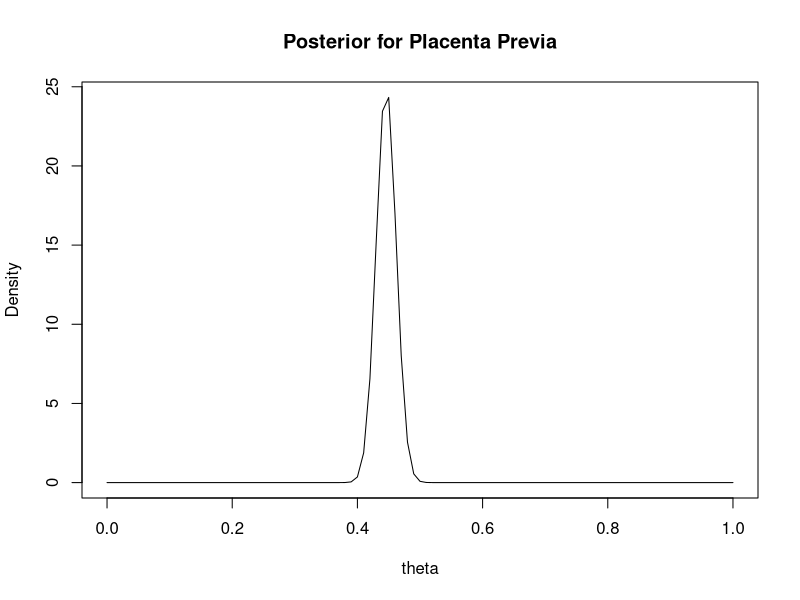
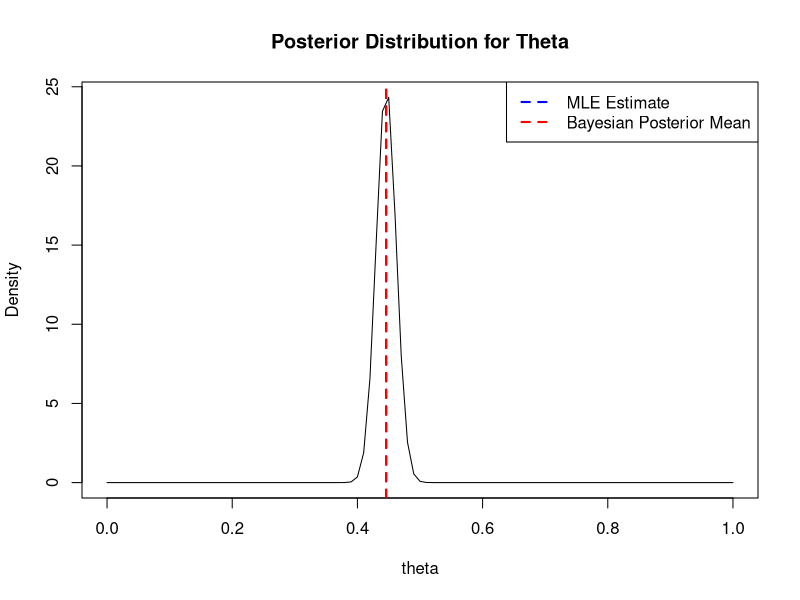

Here is the R script that generated these plots, in order:
# Probability of a girl birth given placenta previa

# As a specific example of a factor that may influence the sex ratio,
# we consider the maternal condition placenta previa, an unusual condition
# of pregnancy in which the placenta is implanted low in the
# uterus, obstructing the fetus from a normal vaginal delivery. An
# early study concerning the sex of placenta previa births in Germany
# found that of a total of 980 births, 437 were female. How much evidence
# does this provide for the claim that the proportion of female
# births in the population of placenta previa births is less than 0.485,
# the proportion of female births in the general population?

# Assumptions from the text:

# Observation: 437 female births, 543 male births.
# Prior: Uniform, Posterior: Beta(438, 544).

# Placenta previa posterior
girls <- 437
boys <- 543
theta_seq <- seq(0, 1, by = 0.01)
posterior <- dbeta(theta_seq, girls + 1, boys + 1)
plot(theta_seq, posterior,
  type = "l",
  main = "Posterior for Placenta Previa",
  xlab = "theta", ylab = "Density"
)

predictive_prob <- sum(theta_seq * posterior) / sum(posterior)
print(paste("Predictive probability:", predictive_prob))

# MLE Prediction version:by
# Observed data
total <- girls + boys
# Bayesian Estimation (Posterior with Beta prior)
posterior_mean <- (girls + 1) / (total + 2)
# Posterior mean for Beta(girls+1, boys+1)
# Plot Bayesian posterior
plot(theta_seq, posterior,
  type = "l",
  main = "Posterior Distribution for Theta",
  xlab = "theta", ylab = "Density"
)

# Traditional Estimation (MLE)
mle_estimate <- girls / total
# MLE is the sample proportion
abline(v = mle_estimate, col = "blue", lty = 2, lwd = 2)
# Add MLE line
abline(v = posterior_mean, col = "red", lty = 2, lwd = 2)
# Add Bayesian posterior mean line
legend("topright",
  legend = c("MLE Estimate", "Bayesian Posterior Mean"),
  col = c("blue", "red"), lty = 2, lwd = 2
)